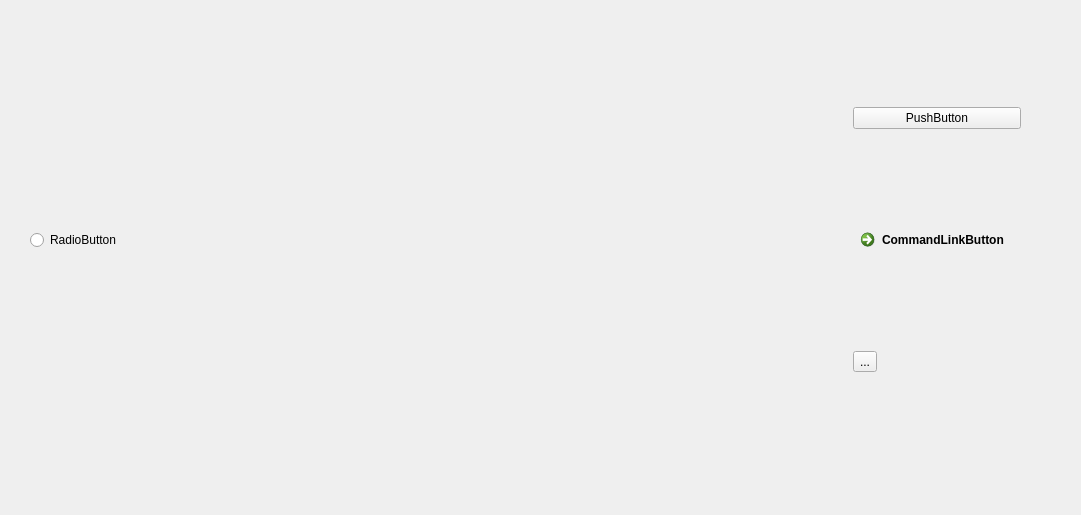
<?xml version="1.0" encoding="UTF-8"?>
<ui version="4.0">
 <class>Dialog</class>
 <widget class="QDialog" name="Dialog">
  <property name="geometry">
   <rect>
    <x>0</x>
    <y>0</y>
    <width>1081</width>
    <height>515</height>
   </rect>
  </property>
  <property name="windowTitle">
   <string>Dialog</string>
  </property>
  <property name="windowIcon">
   <iconset>
    <normaloff>H_icon.png</normaloff>H_icon.png</iconset>
  </property>
  <widget class="QWidget" name="gridLayoutWidget">
   <property name="geometry">
    <rect>
     <x>30</x>
     <y>20</y>
     <width>991</width>
     <height>441</height>
    </rect>
   </property>
   <layout class="QGridLayout" name="gridLayout">
    <item row="1" column="1">
     <widget class="QCommandLinkButton" name="commandLinkButton">
      <property name="text">
       <string>CommandLinkButton</string>
      </property>
     </widget>
    </item>
    <item row="0" column="1">
     <widget class="QPushButton" name="pushButton">
      <property name="text">
       <string>PushButton</string>
      </property>
     </widget>
    </item>
    <item row="2" column="1">
     <widget class="QToolButton" name="toolButton">
      <property name="text">
       <string>...</string>
      </property>
     </widget>
    </item>
    <item row="1" column="0">
     <widget class="QRadioButton" name="radioButton">
      <property name="text">
       <string>RadioButton</string>
      </property>
     </widget>
    </item>
   </layout>
  </widget>
 </widget>
 <resources/>
 <connections/>
</ui>
